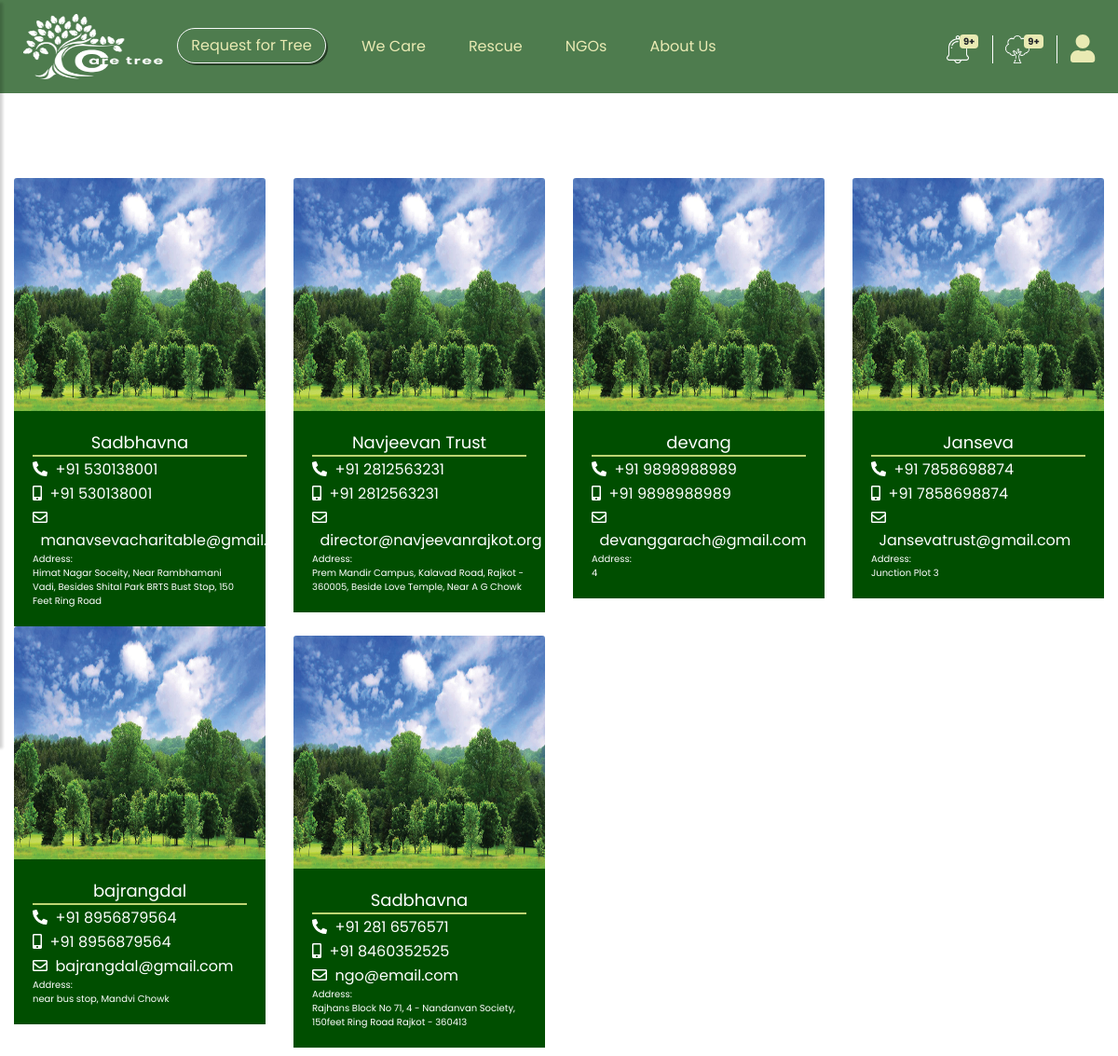
/ngo_list.php, run on the app's committed database.
### tables this page shows
CREATE TABLE `n_login` (
  `l_id` int(11) NOT NULL,
  `l_name` varchar(30) NOT NULL,
  `l_email` varchar(30) NOT NULL,
  `l_password` varchar(50) NOT NULL,
  `l_mobile` double NOT NULL,
  `l_land` varchar(50) NOT NULL,
  `l_pincode` bigint(20) NOT NULL,
  `l_city` varchar(30) NOT NULL,
  `l_state` varchar(30) NOT NULL,
  `l_address` varchar(150) NOT NULL,
  `datetimee` timestamp NOT NULL DEFAULT current_timestamp()
);

### ngo_list.php (the view, shortened to what this page needs)
    <!DOCTYPE html>
    <html>
    <head>
    	<link rel="stylesheet" href="css/bootstrap.min.css">
    	<link rel="stylesheet" href="css/style3.css">
    	<link rel="stylesheet" href="css/all.min.css">
    	<link rel="stylesheet" href="https://cdnjs.cloudflare.com/ajax/libs/malihu-custom-scrollbar-plugin/3.1.5/jquery.mCustomScrollbar.min.css">
    </head>
    <body>
<?php
include_once 'p_connection.php';
?>
    	<div class="wrapper">
            <div id="content-x">
            	<nav class="navbar navbar-expand-lg navbar-light fixed-top navbar-x">
            		<div class="container-fluid">
            			<div class="collapse navbar-collapse" id="navbarSupportedContent">
            				<span><img src="img/caretree.png" height="70px" width="150px"></span>
            				<ul class="nav navbar-nav mr-auto">
            					<li class="nav-item">
            						<button class="nav-c btn btn-outline-light btn-ct" href="#"> Request for Tree</button>
            					</li>
            					<li class="nav-item">
            						<a class="nav-link" href="#">We Care</a>
            					</li>
            					<li class="nav-item">
            						<a class="nav-link" href="#rescue">Rescue</a>
            					</li>
            					<li class="nav-item">
            						<a class="nav-link" href="#">NGOs</a>
            					</li>
            					<li class="nav-item">
            						<a class="nav-link" href="#">About Us</a>
            					</li>
            				</ul>
            			</div>
            			<div class="ralign  ml-auto">
            				<a class="nav-c" href="#"><img src="img/bell.png"><span class="nav-t badge badge-sm badge-light">9+</span></a>
            				<img src="img/line.png" style="height: 30px; padding-right: 10px;">
                            <a class="nav-c" href="#"><img src="img/treecart.png">
                            <span class="nav-t badge badge-sm badge-light">9+</span></a>
                            <img src="img/line.png" style="height: 30px; padding-right: 10px">
                            <a class="nav-c" href="#"><i style="font-size: 30px; position: relative; top:5px;" class="fa fa-user head"></i>
                            </a>
            			</div>
            		</div>
            	</nav>
                <div class="row rmv ml-auto mr-auto">
    <?php
    $sql= "SELECT l_id, l_name, l_email, l_password, l_mobile, l_land, l_pincode, l_city, l_state, l_address, datetimee FROM n_login WHERE 1";
        $result=mysqli_query($conn,$sql);
        while ($row = mysqli_fetch_assoc($result)){
    ?>
            <div class="col-md-3 col-sm-6 col-lg-3 col-xl-3 col-xs-12">
            <img class="card-img-top care-img" src="img/bg.jpg" alt="Card image cap">
                    <div class="card-body" style="background-color: #004e00;">
                        <div class="card-text text-md" style="border-bottom: 2px solid rgb(190, 213, 115); "><?php echo $row['l_name']; ?></div>
                        <div class="text-xb"><a href="callto:+91 281-6576571"><i class="fas fa-phone-alt"></i>&nbsp;&nbsp;+91 <?php echo $row['l_mobile']; ?></a></div>
                            <div class="text-xb"><a href="callto:+918460352525"><i class="fas fa-mobile-alt"></i>&nbsp;&nbsp;+91 <?php echo $row['l_mobile']; ?></a></div>
                            <div class="text-xb"><a href="ngo@email.com"><i class="far fa-envelope"></i>&nbsp;&nbsp;<?php echo $row['l_email']; ?></a></div>
                        <div class="card-text text-x">
                            Address:
                        </div>
                        <div class="card-text">
                            <div class="text-x"><?php echo $row['l_address']; ?></div>
                        </div>
                </div>
            </div>
        <?php } ?>
            <div class="col-md-3 col-sm-6 col-lg-3 col-xl-3 col-xs-12" style="margin:10px 0px;">
            <img class="card-img-top care-img" src="img/bg.jpg" alt="Card image cap">
                    <div class="card-body" style="background-color: #004e00;">
                        <div class="card-text text-md" style="border-bottom: 2px solid rgb(190, 213, 115); ">Sadbhavna</div>
                        <div class="text-xb"><a href="callto:+91 281-6576571"><i class="fas fa-phone-alt"></i>&nbsp;&nbsp;+91 281 6576571</a></div>
                            <div class="text-xb"><a href="callto:+918460352525"><i class="fas fa-mobile-alt"></i>&nbsp;&nbsp;+91 8460352525</a></div>
                            <div class="text-xb"><a href="ngo@email.com"><i class="far fa-envelope"></i>&nbsp;&nbsp;ngo@email.com</a></div>
                        <div class="card-text text-x">
                            Address:
                        </div>
                        <div class="card-text">
                            <div class="text-x">Rajhans Block No 71, 4 - Nandanvan Society, 150feet Ring Road Rajkot - 360413</div>
                        </div>
                </div>
            </div>
        </div>
        </div>
                </div>
    </body>
    </html>

### css/style3.css (style rules this page uses)
* { margin:0px; padding: 0px; }
body { font-family: 'Poppins', sans-serif; background: #fff; }
a, a:hover, a:focus { color: inherit; text-decoration: none; transition: all 0.3s; }
.navbar { padding: 15px 10px; border: none; border-radius: 0; margin-bottom: 40px; box-shadow: 1px 1px 3px rgba(255, 255, 255, 0.1); opacity: 1; transition: opacity 0.9s ease; }
.navbar-x { background-color: #4e7c4e !important; }
.nav-c { color: #e9eab3 !important; text-decoration: none !important; }
nav ul .nav-item { padding:0px 15px; }
.nav-link { color:#e9eab3!important; }
.badge { background-color: #e9eab3!important; }
.btn-ct { width: 160px; border-radius: 20px; box-shadow: 2px 2px rgba(0,0,0,0.5) }
.nav-c img { height: 30px; }
.nav-c .nav-t { position: relative; bottom: 10px; right: 10px; font-size: 10px; }
#content-x { width: 100%; min-height: 100vh; transition: all 0.3s; position: absolute; top: 16%; right: 0; }
.text-md { color: #fff; text-align:center; font-size: 18px; }
.care-img { height: 250px; }
.rmv { margin-top: 10px; }
.text-x { color: #fff; font-size: 10px; }
.text-xb { padding-top: 2px; color: #fff; font-size: 16px; }

### ngo_list.php (style rules this page uses)
.text-x { color: #fff; font-size: 10px; }
.text-xb { padding-top: 2px; color: #fff; font-size: 16px; }

### data on the page
n_login: l_name "Sadbhavna", l_mobile "530138001", l_email "manavsevacharitable@gmail.com", l_address "Himat Nagar Soceity, Near Rambhamani Vadi, Besides Shital Park BRTS Bust Stop, 150 Feet Ring Road"
n_login: l_name "Navjeevan Trust", l_mobile "2812563231", l_email "director@navjeevanrajkot.org", l_address "Prem Mandir Campus, Kalavad Road, Rajkot - 360005, Beside Love Temple, Near A G Chowk"
n_login: l_name "devang", l_mobile "9898988989", l_email "devanggarach@gmail.com", l_address "4"
n_login: l_name "Janseva", l_mobile "7858698874", l_email "Jansevatrust@gmail.com", l_address "Junction Plot 3"
n_login: l_name "bajrangdal", l_mobile "8956879564", l_email "bajrangdal@gmail.com", l_address "near bus stop, Mandvi Chowk"
